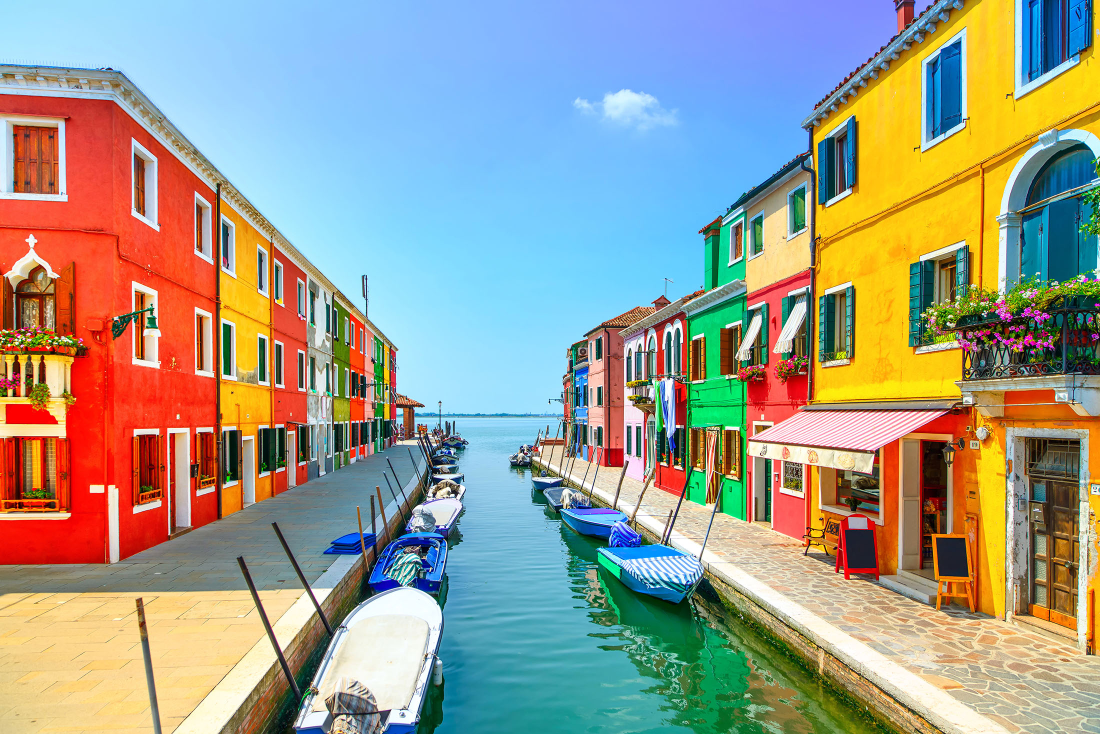
#> input picture Color Labs/italy.jpg, 2200 x 1468 px, found by its file name (shown at 1/2 size)
$ jupyter execute --allow-errors lab03.ipynb   (shell and % lines are left out)
#> lines starting #> are read from the running program, lines starting #| are printed output that depends on the picture
<div style="background-color:lightblue">
<h1><center>
    The Data Science Labs on <br/>
     Multivariable Calculus  <br/>
   <small>by Kindyl King and Mireille Boutin</small>
</center></h1>
    </div>

<h1><center>
    Laboratory 3:<br/>
    Color Quantization <br/>
    <p style="font-size: 16px"> Last Updated on May 6, 2022</p>
</center></h1>

<h2 style="color:orange;"><left> Content </left></h2>

#### Mathematics ###
- 3 dimensional vectors
- norm of vectors
- 1D quantization
- Euclidean distance
- 3D transforms
- differential equations
### Programming Skills ###
- multi-dimensional array manipulation
- functions
### Embedded Systems ###
- Thonny and MicroPython

<h2 style="color:orange;"><left> Required Hardware </left></h2>

- microcontroller: Raspberry Pi Pico
- breadboard
- USB connector
- NeoPixels
- Level shifter

### <span style="background-color:lightblue"> Fill in information below: </span>
__Name:__ me

__Email:__ me @ purdue.edu

[cell 1]
import numpy as np
import matplotlib.pyplot as plt

## Quantization

We mentioned before that we have $256 \times 256 \times 256 = 16,777,216$ colors to work with since there are 256 integers to choose from for a red, green, and blue channel value. This is one form of color quantization since there are infinitely many colors and we've reduced that down to about 16.7 million. In many applications, further quantization is necessary. Quantization is used for image compression by reducing the information of an image so that it requires less storage, and some devices like phones or printers only support a certain palette of colors.

Let's start with converting an image to a grayscale image. A formula to convert an RGB vector to a grayscale value is $
    0.2989 R + 0.5870 G + 0.1140 B $
where $R$ is the red channel value, $G$ is the green channel value, and $B$ is the blue channel value.

[cell 2]
from PIL import Image

img = Image.open('italy.jpg')
#> img is the input picture: PIL image 2200x1468 RGB; mean R, G, B 155.3, 155.4, 140.6
gray_img = Image.open('gray_italy.jpg')
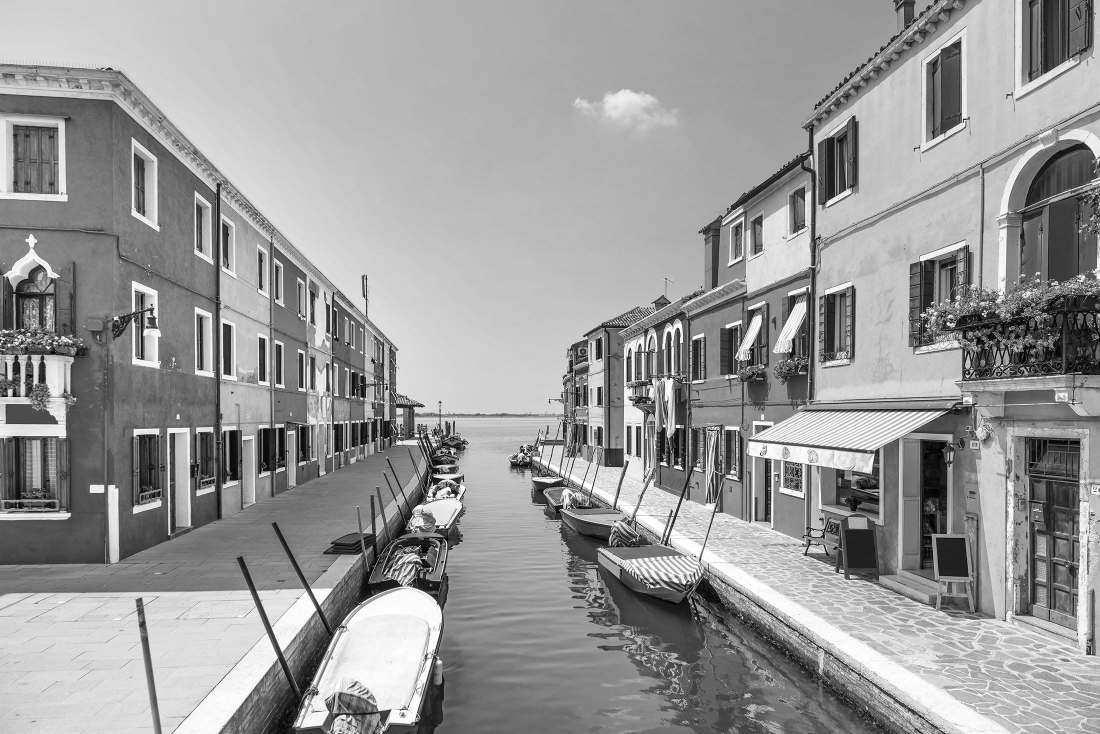
#> input picture Color Labs/gray_italy.jpg, 2200 x 1468 px, found by its file name (shown at 1/2 size)
#> gray_img is the input picture: PIL image 2200x1468 L; min 0, max 255, mean 153.2

fig, ax = plt.subplots(nrows=1, ncols=2, figsize=(12, 6))
ax[0].imshow(np.array(img))
ax[0].axis('off')
ax[1].imshow(np.array(gray_img), cmap='gray')
ax[1].axis('off')
plt.show()
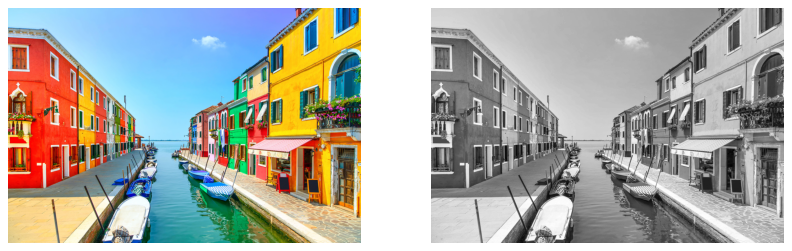
#> figure drawn by matplotlib, 2 panels

### <span style="color:red">Exercise</span>

Write a function that returns the grayscale of an image.

### <span style="background-color:lightblue">Answer</span>

[cell 3]
# student answer here

[cell 4]
# solution
# def rgb2gray(img):
#     img = np.array(img)
#     return np.dot(img, [0.2989, 0.5870, 0.1140])

### <span style="color:red">Exercise</span>

What happens if we replace the RGB vector with the scaled norm of the vector? That means we need to calculate the norm of the vector $(R,G,B)$ and then divide by the maximum value the norm can be. Write a function that finds this new kind of 'grayscale' image. Display the result.

### <span style="background-color:lightblue">Answer</span>

[cell 5]
# student answer here

[cell 6]
# partial solution
img = np.array(img)[:300,:300]
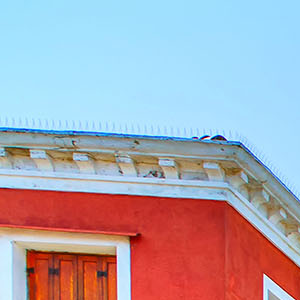
#> img: shape (300, 300, 3); mean R, G, B 172.1, 165.4, 176.5
gray1 = np.dot(img, [0.2989, 0.5870, 0.1140])
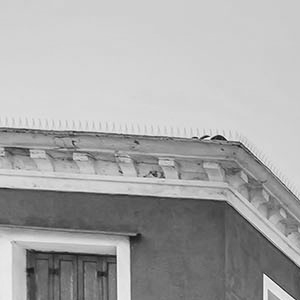
#> gray1: shape (300, 300) float64; min 7.93, max 252.8, mean 168.6
gray2 = np.zeros(img.shape[:2])
for i in range(img.shape[0]):
    for j in range(img.shape[1]):
        gray2[i,j] = np.dot(img[i,j],img[i,j])*255/(3*255**3)
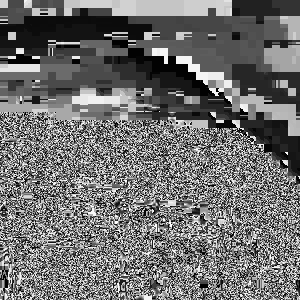
#> gray2: shape (300, 300) float64; min 0, max 0.0013, mean 0.000572; drawn with min black and max white

fig, ax = plt.subplots(nrows=1, ncols=3, figsize=(18, 6))
ax[0].imshow(img)
ax[0].axis('off')
ax[1].imshow(gray1, cmap='gray')
ax[1].axis('off')
ax[2].imshow(gray2, cmap='gray')
ax[2].axis('off')
plt.show()

Now, suppose we are only able to use 10 gray values instead of the usual 256. We can do this with a quantization algorithm.
Uniform quantization is a simple type of quantization where the quantization levels are equally spaced. Here's how the uniform quantization function looks.

[cell 7]
num_levels=10
x = np.linspace(0,255,num_levels+1)
y = np.linspace(0,255,num_levels)

plt.step(x, np.append(y,y[-1]), where='post')
plt.xlabel('Grayscale Value')
plt.ylabel('Quantized Value')
plt.title('Uniform Quantization in 1D')
plt.show()
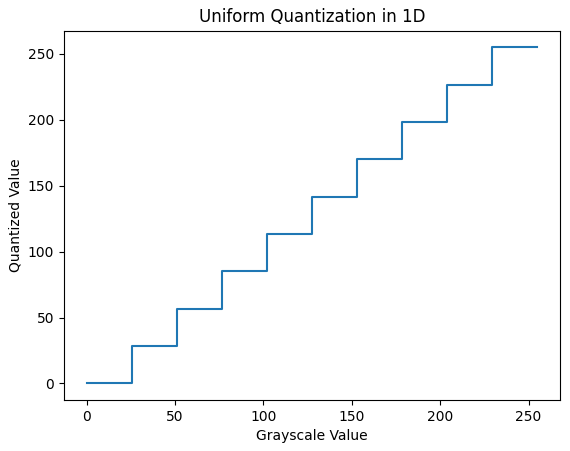
#> figure drawn by matplotlib, 1 panel; curve peaks at x = 229.5, y = 255

### <span style="color:red">Exercise</span>

In your own words, explain how to read the graph above as if you were talking to a friend who has never learned about color science.

### <span style="background-color:lightblue">Answer</span>

*student answer here*

### <span style="color:red">Exercise</span>

Write a function that converts an image to grayscale and then uniformly quantizes the gray image with $k$ levels. Show your results when $k=2,10,24,$ and $100$.

### <span style="background-color:lightblue">Answer</span>

[cell 8]
# student answer here

We can also quantize color images. Let's define our own palette of colors and map each to pixel to 1 of 4 options based on Euclidean distance.
The distance between the two colors $(R_1,G_1,B_1)$ and $(R_2,G_2,B_2)$ is $
    d = \sqrt{ (R_1-R_2)^2 + (G_1-G_2)^2 + (B_1-B_2)^2 }.$

### <span style="color:red">Exercise</span>

__Part 1:__ Choose your own palette of at least 4 colors and write a function that quantizes a color image to your palette based on the shortest Euclidean distance among the chosen colors.

__Part 2:__ Quantize your image again but this time based on the shortest Euclidean distance in a different color space, namely the CIE L\*a\*b\* space. That is, transform the RGB vectors to L\*a\*b\* vectors and then compute the distance between the two L\*a\*b\* vectors. See the example below on how to convert from RGB to CIE L\*a\*b\*.

[cell 9]
from skimage import color # will need to add skimage to science environment
rgb = np.array([0,0,255])                           #RGB coordinates
lab = color.rgb2lab(rgb/255, illuminant="D65")      #Lab coordinates
print('RGB {} -> Lab {}'.format(rgb,lab))

__Part 3:__ Do you notice any differences in the two quantization methods? What if you add more or less colors to your palette?

### <span style="background-color:lightblue">Answer</span>

[cell 10]
# student answer here

There are methods for adaptive color quantization. Based on the image, the palette of colors changes. We won't explore them for now, but here's an example where the 'best' 15 colors are chosen

[cell 11]
img = Image.open('italy.jpg')
quant_img = img.quantize(colors=15)
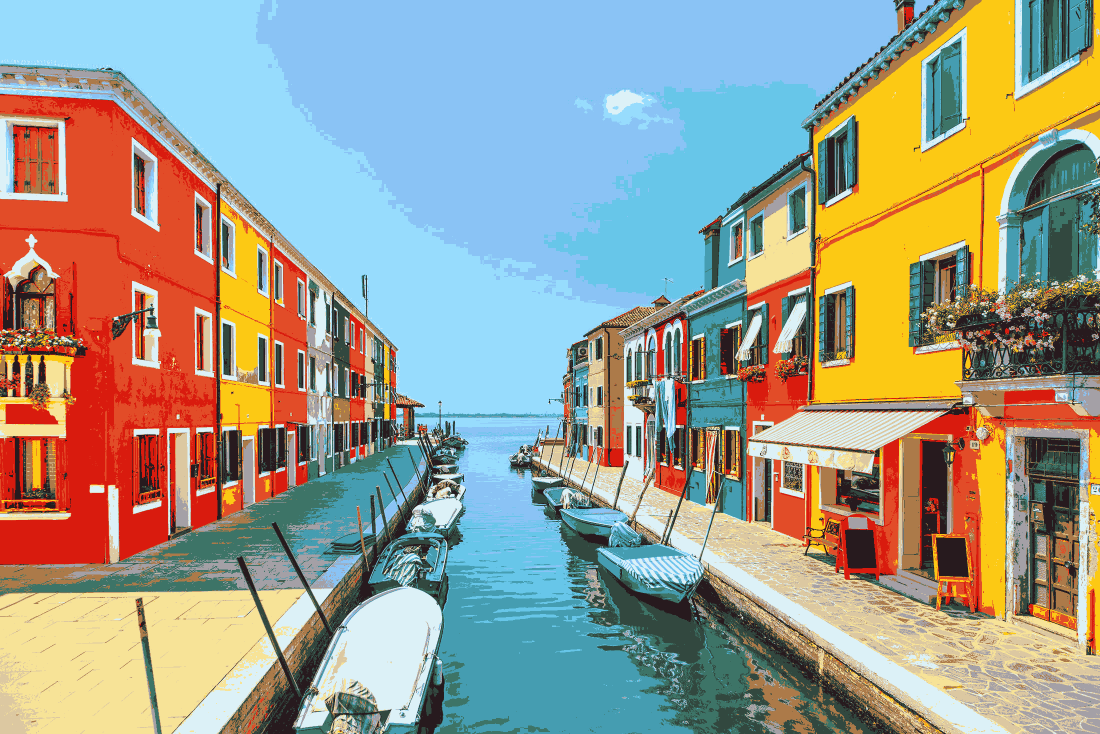
#> quant_img: PIL image 2200x1468 P (shown at 1/2 size); mean R, G, B 156.5, 156.4, 142.4

fig, ax = plt.subplots(nrows=1, ncols=2, figsize=(12, 6))
ax[0].imshow(img)
ax[0].axis('off')
ax[1].imshow(quant_img)
ax[1].axis('off')
plt.show()
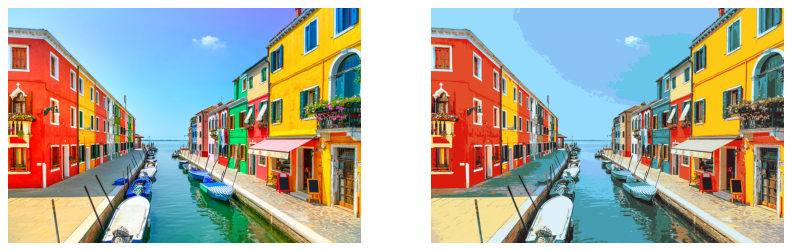
#> figure drawn by matplotlib, 2 panels
